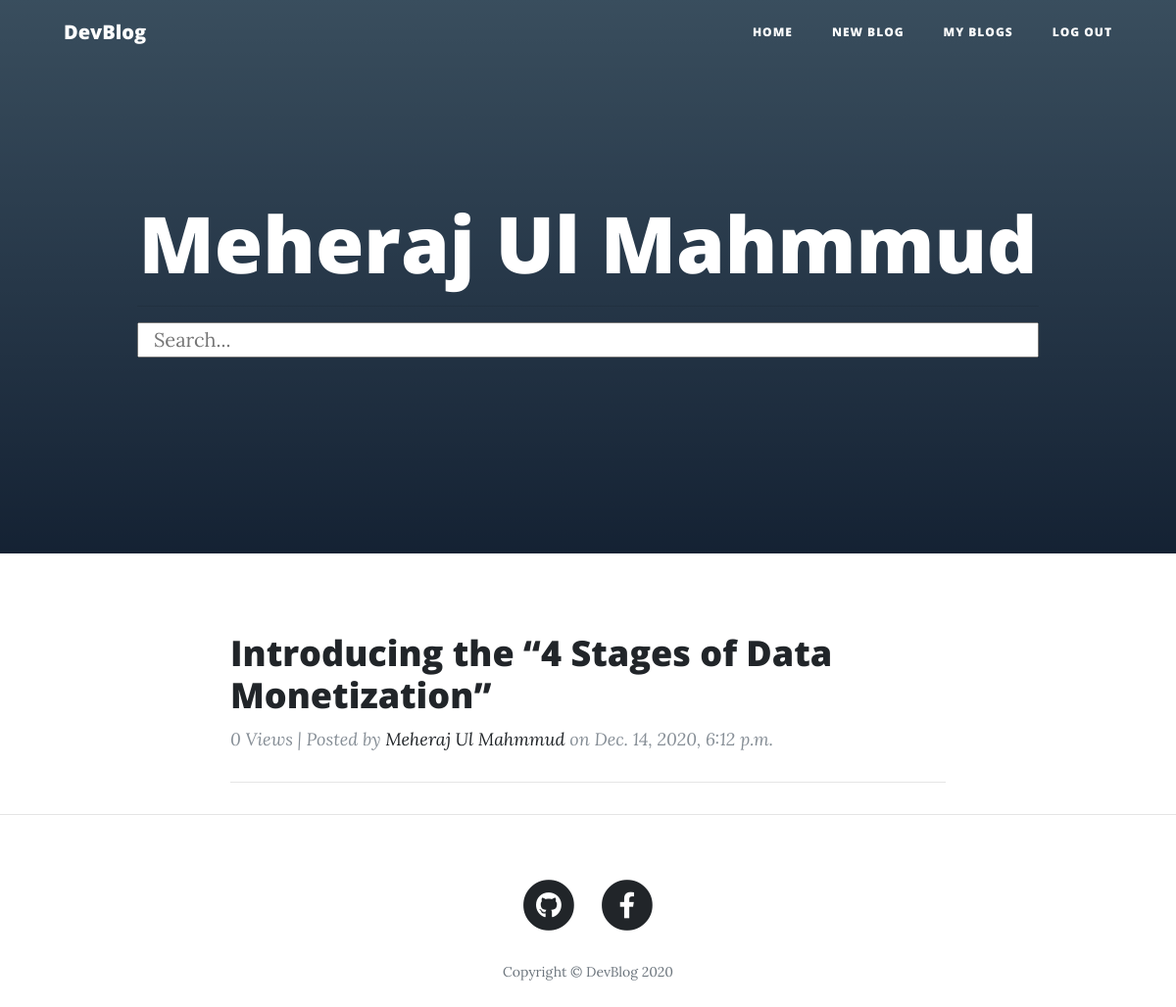
The page /blog/user/2/ on the database its author committed.
### user/models.py (models this page shows, shortened)
class User(AbstractBaseUser):
    email = models.EmailField(max_length=255, unique=True)
    name = models.CharField(max_length=255)
    date_joined = models.DateTimeField(auto_now_add=True)
    is_active = models.BooleanField(default=True)
    is_staff = models.BooleanField(default=False)
    is_admin = models.BooleanField(default=False)
    USERNAME_FIELD = 'email'
    REQUIRED_FIELDS = ['name']  # Email & Password are required by default.
    objects = MyUserManager()

### blog/models.py (models this page shows, shortened)
class BlogModel(models.Model):
    author = models.ForeignKey(User, null=True, blank=True, on_delete=models.CASCADE)
    blog_title = models.CharField(max_length=255)
    blog_subtitle = models.CharField(max_length=255, null=True, blank=True)
    blog_content = RichTextField()
    blog_image = models.ImageField(null=True, blank=True)
    date_posted = models.DateTimeField(auto_now_add=True)
    slug = models.SlugField(unique=True, null=True, blank=True)
    totalViewCount = models.IntegerField(null=True, blank=True, default=0)

### blog/views.py (the view)
# urls.py: path('blog/user/<str:pk>/', blogs_view, name='blogs'),
def blogs_view(request, pk):
    user = User.objects.get(id=pk)
    blogs = BlogModel.objects.filter(author=user).order_by('-date_posted')
    blog_search = request.GET.get('q')
    if blog_search is not None:
        blogs = BlogModel.objects.filter(Q(blog_title__icontains=blog_search)).order_by('-date_posted')
    paginator = Paginator(blogs, 5)
    page = request.GET.get('page', 1)
    try:
        blogs = paginator.page(page)
    except PageNotAnInteger:
        blogs = paginator.page(1)
    except EmptyPage:
        blogs = paginator.page(paginator.num_pages)
    context = {
        'user': user,
        'blogs': blogs,
        'blog_search': blog_search,
    }
    return render(request, 'blog/blogs.html', context)

### templates/blog/blogs.html (shortened to what this page needs)
{% extends "base.html" %}
{% load static %}
{% block content %}
<header class="masthead" style="background-image: linear-gradient(to top, #09203f 0%, #537895 100%);">
    <div class="overlay"></div>
    <div class="container">
        <div class="row">
            <div class=" col-md-10 mx-auto">
                <div class="site-heading">
                    <h1>{{ user.name }}</h1>
                    <hr/>
                    <form method="GET">
                        <input type="text" name="q" placeholder="Search..."
                               class="col-lg-12">
                    </form>
                </div>
            </div>
        </div>
    </div>
</header>
<div class="container">
    <div class="row">
        <div class="col-lg-8 col-md-10 mx-auto">
            {% for blog in blogs %}
            <div class="post-preview">
                <a href="{% url 'blog-details' blog.slug %}">
                    <h2 class="post-title">
                        {{ blog.blog_title }}
                    </h2>
                </a>
                <p class="post-meta">{{ blog.totalViewCount }} View{{ blog.totalViewCount|pluralize }} | Posted by <a
                        href="{% url 'blogs' blog.author.id %}">{{ blog.author.name }}</a> on
                    <i>{{ blog.date_posted }}</i></p>
            </div>
            <hr>
            {% endfor %}
        </div>
    </div>
</div>
{% endblock %}

### rows shown on the page
User: name "Meheraj Ul Mahmmud"
BlogModel: blog_title "Introducing the “4 Stages of Data Monetization”", totalViewCount "0", author.name "Meheraj Ul Mahmmud", date_posted "Dec. 14, 2020, 6:12 p.m."
